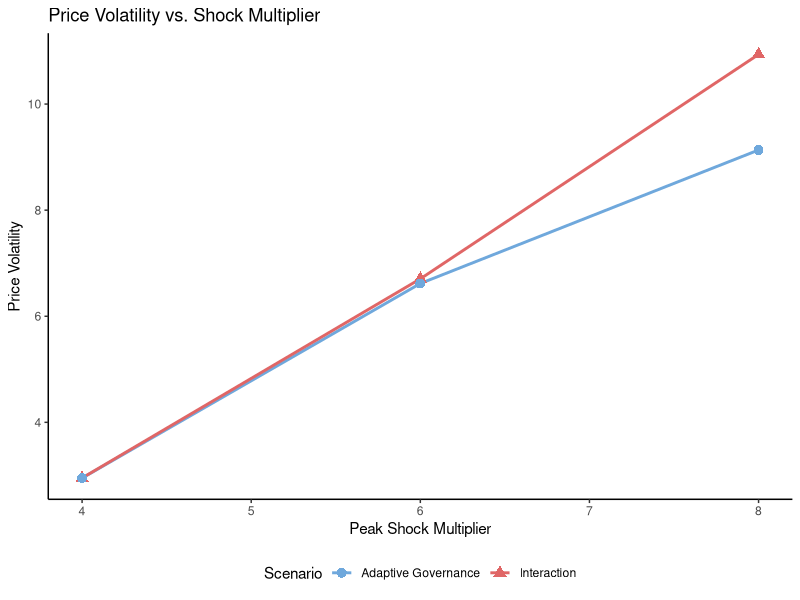
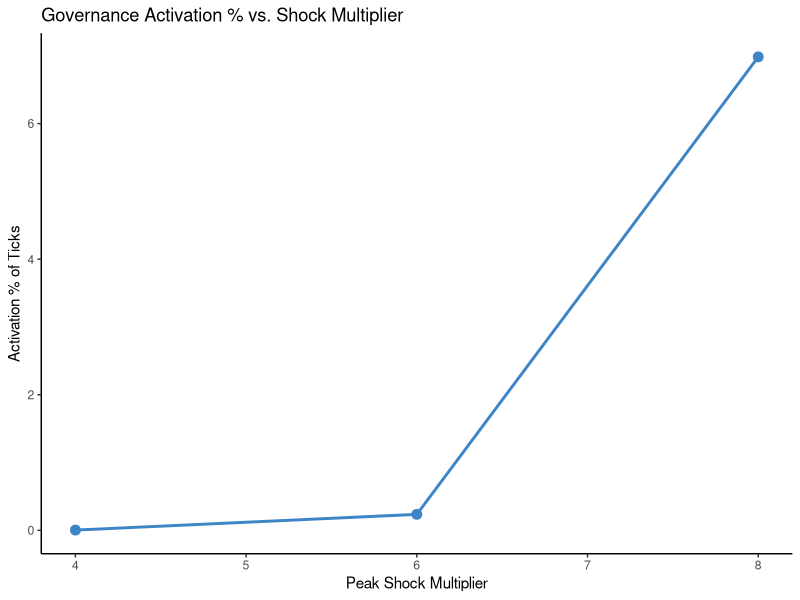

The R script that drew these images, in order: (Note: this script raises an error after producing the figures.)
## ---- chunk 1
library(tidyverse)
library(knitr)

# Set working directory to project root so relative paths resolve correctly
# (Quarto may invoke R from a different directory)
project_root <- "/Users/mikusdev/thesis-simulation"

# Check if kableExtra is available for styling
has_kableExtra <- requireNamespace("kableExtra", quietly = TRUE)
if (has_kableExtra) {
  library(kableExtra)
}

# Helper to print formatted tables
print_table <- function(df, caption) {
  if (has_kableExtra) {
    df %>%
      kable(caption = caption, align = "r") %>%
      kable_styling(bootstrap_options = c("striped", "hover", "condensed", "responsive"))
  } else {
    kable(df, caption = caption, align = "r")
  }
}
## ---- chunk 2
# Stress test results — aggregated means across 50 seeds
stress_results <- tibble::tribble(
  ~regime,              ~peak_multiplier, ~revenue_per_vehicle, ~service_rate, ~overload_frequency, ~avg_spatial_imbalance, ~max_spatial_imbalance, ~price_volatility, ~price_oscillation_index, ~activation_frequency,
  "interaction",        4.0, 1232.1113925309419, 0.7304528787513452, 0.33524, 0.07374775,          0.13904166666666667, 2.950908334286979,  0.3313669222343921,  0.0,
  "adaptive_governance",4.0, 1231.588508567167,  0.7304965191284348, 0.33536, 0.07375766666666667, 0.13904166666666667, 2.9484561849635917, 0.33112595837897046, 4e-05,
  "interaction",        6.0, 2541.4177223958127, 0.6143501485357683, 0.48888, 0.08610125,          0.14883333333333332, 6.705741525237844,  0.23701935012778388, 0.0,
  "adaptive_governance",6.0, 2519.998636686285,  0.6149662760142646, 0.48712, 0.0860295,           0.14825,             6.618060990299904,  0.23894706097115737, 0.00236,
  "interaction",        8.0, 3943.939540627044,  0.5195265642543233, 0.56436, 0.09973725000000001, 0.18341666666666667, 10.9366145161902,   0.18443762930509922, 0.0,
  "adaptive_governance",8.0, 3219.0020835417263, 0.506742938347789,  0.55224, 0.10068366666666666, 0.19012500000000002, 9.134486805944254,  0.22327929901423876, 0.06984
)

# OFAT robustness results — aggregated means across 50 seeds under 8.0x shock
robustness_results <- tibble::tribble(
  ~parameter_group, ~delta, ~theta, ~Rmax, ~service_rate,       ~overload_frequency, ~revenue_per_vehicle, ~price_volatility,   ~spatial_imbalance,         ~activation_frequency,
  "delta",          1.0,    0,      999,   0.5041310440661363,  0.55492,             3121.656749422404,    8.938468102625347,   0.1010165,                  0.0752,
  "delta",          2.0,    0,      999,   0.506742938347789,   0.55224,             3219.0020835417263,   9.134486805944254,   0.10068366666666666,        0.06984,
  "delta",          3.0,    0,      999,   0.5073573181242841,  0.5580,              3260.8139025556393,   9.210886137111459,   0.10060408333333333,        0.06848,
  "theta",          2.0,    0,      999,   0.506742938347789,   0.55224,             3219.0020835417263,   9.134486805944254,   0.10068366666666666,        0.06984,
  "theta",          2.0,    1,      999,   0.5035011400909818,  0.55704,             3146.4615438226097,   8.988194624758217,   0.10118483333333333,        0.07708,
  "theta",          2.0,    2,      999,   0.5049064610514518,  0.5592,              3161.1028037763167,   9.027075680817719,   0.10111675,                 0.07876,
  "Rmax",           2.0,    0,      999,   0.506742938347789,   0.55224,             3219.0020835417263,   9.134486805944254,   0.10068366666666666,        0.06984,
  "Rmax",           2.0,    0,      15,    0.505853914234924,   0.5556,              3213.318340017244,    9.146336767398225,   0.10084416666666668,        0.06972,
  "Rmax",           2.0,    0,      10,    0.5056462812198029,  0.55192,             3196.252282747309,    9.09301600806078,    0.10086308333333333,        0.07224
)

# Clean labels for stress results
stress_clean <- stress_results %>%
  mutate(
    regime_label = case_when(
      regime == "interaction" ~ "Interaction",
      regime == "adaptive_governance" ~ "Adaptive Governance",
      TRUE ~ regime
    )
  )
## ---- chunk 3
summary_table_data <- stress_clean %>%
  select(
    `Shock Level` = peak_multiplier,
    Scenario = regime_label,
    `Service Rate` = service_rate,
    `Overload Frequency` = overload_frequency,
    `Revenue / Vehicle` = revenue_per_vehicle,
    `Price Volatility` = price_volatility,
    `Spatial Imbalance` = avg_spatial_imbalance,
    `Max Spatial Imbalance` = max_spatial_imbalance,
    `Adaptive Activation %` = activation_frequency
  ) %>%
  mutate(
    `Service Rate` = sprintf("%.2f%%", `Service Rate` * 100),
    `Overload Frequency` = sprintf("%.2f%%", `Overload Frequency` * 100),
    `Revenue / Vehicle` = sprintf("$%.2f", `Revenue / Vehicle`),
    `Price Volatility` = sprintf("%.3f", `Price Volatility`),
    `Spatial Imbalance` = sprintf("%.3f", `Spatial Imbalance`),
    `Max Spatial Imbalance` = sprintf("%.3f", `Max Spatial Imbalance`),
    `Adaptive Activation %` = sprintf("%.2f%%", `Adaptive Activation %` * 100)
  )

print_table(summary_table_data, "Table 8.2a: Adaptive Governance Stress Test Results (N=80)")
## ---- chunk 4
# Separate Interaction and Adaptive Governance
df_int <- stress_clean %>% filter(regime == "interaction") %>% arrange(peak_multiplier)
df_gov <- stress_clean %>% filter(regime == "adaptive_governance") %>% arrange(peak_multiplier)

diff_data <- tibble(
  `Shock Level` = df_int$peak_multiplier,
  `Change in Service Rate` = df_gov$service_rate - df_int$service_rate,
  `Change in Overload Freq.` = df_gov$overload_frequency - df_int$overload_frequency,
  `Change in Revenue / Vehicle` = df_gov$revenue_per_vehicle - df_int$revenue_per_vehicle,
  `Change in Price Volatility` = df_gov$price_volatility - df_int$price_volatility,
  `Price Volatility Reduction %` = (df_int$price_volatility - df_gov$price_volatility) / df_int$price_volatility,
  `Change in Spatial Imbalance` = df_gov$avg_spatial_imbalance - df_int$avg_spatial_imbalance,
  `Activation Frequency` = df_gov$activation_frequency
) %>%
  mutate(
    `Change in Service Rate` = sprintf("%+.2f%%", `Change in Service Rate` * 100),
    `Change in Overload Freq.` = sprintf("%+.2f%%", `Change in Overload Freq.` * 100),
    `Change in Revenue / Vehicle` = sprintf("$%+.2f", `Change in Revenue / Vehicle`),
    `Change in Price Volatility` = sprintf("%+.3f", `Change in Price Volatility`),
    `Price Volatility Reduction %` = sprintf("%.2f%%", `Price Volatility Reduction %` * 100),
    `Change in Spatial Imbalance` = sprintf("%+.3f", `Change in Spatial Imbalance`),
    `Activation Frequency` = sprintf("%.2f%%", `Activation Frequency` * 100)
  )

print_table(diff_data, "Table 8.2b: Metric Deltas (Adaptive Governance vs. Interaction)")
## ---- chunk 5
robustness_clean <- robustness_results %>%
  mutate(
    `Parameter Config` = case_when(
      parameter_group == "delta" ~ paste0("delta = ", delta, " (theta=0, Rmax=999)"),
      parameter_group == "theta" ~ paste0("theta = ", theta, " (delta=2.0, Rmax=999)"),
      parameter_group == "Rmax" ~ paste0("Rmax = ", Rmax, " (delta=2.0, theta=0)"),
      TRUE ~ "Baseline"
    )
  ) %>%
  select(
    `Parameter Group` = parameter_group,
    Configuration = `Parameter Config`,
    `Service Rate` = service_rate,
    `Overload Frequency` = overload_frequency,
    `Revenue / Vehicle` = revenue_per_vehicle,
    `Price Volatility` = price_volatility,
    `Spatial Imbalance` = spatial_imbalance,
    `Activation Frequency` = activation_frequency
  ) %>%
  mutate(
    `Service Rate` = sprintf("%.2f%%", `Service Rate` * 100),
    `Overload Frequency` = sprintf("%.2f%%", `Overload Frequency` * 100),
    `Revenue / Vehicle` = sprintf("$%.2f", `Revenue / Vehicle`),
    `Price Volatility` = sprintf("%.3f", `Price Volatility`),
    `Spatial Imbalance` = sprintf("%.3f", `Spatial Imbalance`),
    `Activation Frequency` = sprintf("%.2f%%", `Activation Frequency` * 100)
  )

print_table(robustness_clean, "Table 8.2c: One-Factor-At-A-Time Parameter Robustness under 8.0x Repeated Shock")
## ---- chunk 6
p1 <- ggplot(stress_clean, aes(x = peak_multiplier, y = price_volatility, color = regime_label, shape = regime_label)) +
  geom_line(linewidth = 1) +
  geom_point(size = 3) +
  scale_color_manual(values = c("Interaction" = "#e06666", "Adaptive Governance" = "#6fa8dc")) +
  labs(
    title = "Price Volatility vs. Shock Multiplier",
    x = "Peak Shock Multiplier",
    y = "Price Volatility",
    color = "Scenario",
    shape = "Scenario"
  ) +
  theme_classic(base_size = 11) +
  theme(legend.position = "bottom")

p2 <- ggplot(filter(stress_clean, regime == "adaptive_governance"), aes(x = peak_multiplier, y = activation_frequency * 100)) +
  geom_line(color = "#3d85c6", linewidth = 1) +
  geom_point(color = "#3d85c6", size = 3) +
  labs(
    title = "Governance Activation % vs. Shock Multiplier",
    x = "Peak Shock Multiplier",
    y = "Activation % of Ticks"
  ) +
  theme_classic(base_size = 11)

# Arrange side-by-side
if (requireNamespace("gridExtra", quietly = TRUE)) {
  gridExtra::grid_arrange_shared_legend <- function(..., list = list(...), ncol = 2, nrow = 1, position = c("bottom", "right")) {
    plots <- list
    position <- match.arg(position)
    g <- ggplotGrob(plots[[1]] + theme(legend.position = position))$grobs
    legend <- g[[which(sapply(g, function(x) x$name) == "guide-box")]]
    lheight <- sum(legend$height)
    lwidth <- sum(legend$width)
    gl <- lapply(plots, function(x) x + theme(legend.position = "none"))
    gl <- c(gl, ncol = ncol, nrow = nrow)
    combined <- do.call(gridExtra::arrangeGrob, gl)
    if (position == "bottom") {
      gridExtra::grid.arrange(combined, legend, ncol = 1, heights = grid::unit.c(grid::unit(1, "npc") - lheight, lheight))
    } else {
      gridExtra::grid.arrange(combined, legend, ncol = 2, widths = grid::unit.c(grid::unit(1, "npc") - lwidth, lwidth))
    }
  }
  gridExtra::grid_arrange_shared_legend(p1, p2, ncol = 2)
} else {
  # Fallback: Save plots separately
  ggsave(file.path(project_root, "outputs/final_exploratory_adaptive_governance/plot_price_volatility.png"), p1, width = 5, height = 4, dpi = 300)
  ggsave(file.path(project_root, "outputs/final_exploratory_adaptive_governance/plot_activation_frequency.png"), p2, width = 5, height = 4, dpi = 300)
  print(p1)
  print(p2)
}
